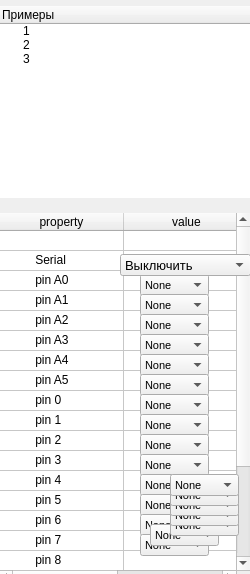
     <widget class="QFrame" name="frame">
      <property name="sizePolicy">
       <sizepolicy hsizetype="Preferred" vsizetype="Preferred">
        <horstretch>0</horstretch>
        <verstretch>0</verstretch>
       </sizepolicy>
      </property>
      <property name="minimumSize">
       <size>
        <width>100</width>
        <height>0</height>
       </size>
      </property>
      <property name="maximumSize">
       <size>
        <width>250</width>
        <height>16777215</height>
       </size>
      </property>
      <property name="styleSheet">
       <string notr="true">QFrame{border-radius: 10px;}</string>
      </property>
      <property name="frameShape">
       <enum>QFrame::StyledPanel</enum>
      </property>
      <property name="frameShadow">
       <enum>QFrame::Raised</enum>
      </property>
      <layout class="QVBoxLayout" name="verticalLayout">
       <property name="leftMargin">
        <number>0</number>
       </property>
       <property name="topMargin">
        <number>6</number>
       </property>
       <property name="rightMargin">
        <number>0</number>
       </property>
       <property name="bottomMargin">
        <number>0</number>
       </property>
       <item>
        <widget class="QTreeWidget" name="treeWidget">
         <property name="styleSheet">
          <string notr="true"/>
         </property>
         <column>
          <property name="text">
           <string>Примеры</string>
          </property>
         </column>
         <item>
          <property name="text">
           <string>1</string>
          </property>
         </item>
         <item>
          <property name="text">
           <string>2</string>
          </property>
         </item>
         <item>
          <property name="text">
           <string>3</string>
          </property>
         </item>
        </widget>
       </item>
       <item>
        <widget class="QFrame" name="frame_4">
         <property name="minimumSize">
          <size>
           <width>0</width>
           <height>370</height>
          </size>
         </property>
         <property name="frameShape">
          <enum>QFrame::StyledPanel</enum>
         </property>
         <property name="frameShadow">
          <enum>QFrame::Raised</enum>
         </property>
         <widget class="QTableWidget" name="tableWidget">
          <property name="geometry">
           <rect>
            <x>-1</x>
            <y>9</y>
            <width>251</width>
            <height>371</height>
           </rect>
          </property>
          <property name="showGrid">
           <bool>true</bool>
          </property>
          <property name="sortingEnabled">
           <bool>false</bool>
          </property>
          <property name="wordWrap">
           <bool>true</bool>
          </property>
          <property name="cornerButtonEnabled">
           <bool>true</bool>
          </property>
          <attribute name="horizontalHeaderDefaultSectionSize">
           <number>125</number>
          </attribute>
          <attribute name="verticalHeaderVisible">
           <bool>false</bool>
          </attribute>
          <attribute name="verticalHeaderCascadingSectionResizes">
           <bool>false</bool>
          </attribute>
          <attribute name="verticalHeaderDefaultSectionSize">
           <number>20</number>
          </attribute>
          <row>
           <property name="text">
            <string/>
           </property>
          </row>
          <row>
           <property name="text">
            <string>Serial</string>
           </property>
          </row>
          <row>
           <property name="text">
            <string>A0</string>
           </property>
          </row>
          <row>
           <property name="text">
            <string>A1</string>
           </property>
          </row>
          <row>
           <property name="text">
            <string>A2</string>
           </property>
          </row>
          <row>
           <property name="text">
            <string>A3</string>
           </property>
          </row>
          <row>
           <property name="text">
            <string>A4</string>
           </property>
          </row>
          <row>
           <property name="text">
            <string>A5</string>
           </property>
          </row>
          <row>
           <property name="text">
            <string>0</string>
           </property>
          </row>
          <row>
           <property name="text">
            <string>1</string>
           </property>
          </row>
          <row>
           <property name="text">
            <string>2</string>
           </property>
          </row>
          <row>
           <property name="text">
            <string>3</string>
           </property>
          </row>
          <row>
           <property name="text">
            <string>4</string>
           </property>
          </row>
          <row>
           <property name="text">
            <string>5</string>
           </property>
          </row>
          <row>
           <property name="text">
            <string>6</string>
           </property>
          </row>
          <row>
           <property name="text">
            <string>7</string>
           </property>
          </row>
          <row>
           <property name="text">
            <string>8</string>
           </property>
          </row>
          <row>
           <property name="text">
            <string>9</string>
           </property>
          </row>
          <row>
           <property name="text">
            <string>10</string>
           </property>
          </row>
          <row>
           <property name="text">
            <string>11</string>
           </property>
          </row>
          <row>
           <property name="text">
            <string>12</string>
           </property>
          </row>
          <row>
           <property name="text">
            <string>13</string>
           </property>
          </row>
          <column>
           <property name="text">
            <string>property</string>
           </property>
          </column>
          <column>
           <property name="text">
            <string>value</string>
           </property>
          </column>
          <item row="0" column="0">
           <property name="text">
            <string/>
           </property>
           <property name="background">
            <brush brushstyle="NoBrush">
             <color alpha="255">
              <red>0</red>
              <green>0</green>
              <blue>0</blue>
             </color>
            </brush>
           </property>
           <property name="foreground">
            <brush brushstyle="NoBrush">
             <color alpha="255">
              <red>0</red>
              <green>0</green>
              <blue>0</blue>
             </color>
            </brush>
           </property>
          </item>
          <item row="1" column="0">
           <property name="text">
            <string>          Serial</string>
           </property>
          </item>
          <item row="1" column="1">
           <property name="text">
            <string/>
           </property>
          </item>
          <item row="2" column="0">
           <property name="text">
            <string>          pin A0</string>
           </property>
          </item>
          <item row="3" column="0">
           <property name="text">
            <string>          pin A1</string>
           </property>
          </item>
          <item row="4" column="0">
           <property name="text">
            <string>          pin A2</string>
           </property>
          </item>
          <item row="5" column="0">
           <property name="text">
            <string>          pin A3</string>
           </property>
          </item>
          <item row="6" column="0">
           <property name="text">
            <string>          pin A4</string>
           </property>
          </item>
          <item row="7" column="0">
           <property name="text">
            <string>          pin A5</string>
           </property>
          </item>
          <item row="8" column="0">
           <property name="text">
            <string>          pin 0</string>
           </property>
          </item>
          <item row="8" column="1">
           <property name="text">
            <string/>
           </property>
          </item>
          <item row="9" column="0">
           <property name="text">
            <string>          pin 1</string>
           </property>
          </item>
          <item row="9" column="1">
           <property name="text">
            <string/>
           </property>
          </item>
          <item row="10" column="0">
           <property name="text">
            <string>          pin 2</string>
           </property>
          </item>
          <item row="11" column="0">
           <property name="text">
            <string>          pin 3</string>
           </property>
          </item>
          <item row="11" column="1">
           <property name="text">
            <string/>
           </property>
          </item>
          <item row="12" column="0">
           <property name="text">
            <string>          pin 4</string>
           </property>
          </item>
          <item row="12" column="1">
           <property name="text">
            <string/>
           </property>
          </item>
          <item row="13" column="0">
           <property name="text">
            <string>          pin 5</string>
           </property>
          </item>
          <item row="13" column="1">
           <property name="text">
            <string/>
           </property>
          </item>
          <item row="14" column="0">
           <property name="text">
            <string>          pin 6</string>
           </property>
          </item>
          <item row="14" column="1">
           <property name="text">
            <string/>
           </property>
          </item>
          <item row="15" column="0">
           <property name="text">
            <string>          pin 7</string>
           </property>
          </item>
          <item row="15" column="1">
           <property name="text">
            <string/>
           </property>
          </item>
          <item row="16" column="0">
           <property name="text">
            <string>          pin 8</string>
           </property>
          </item>
          <item row="16" column="1">
           <property name="text">
            <string/>
           </property>
          </item>
          <item row="17" column="0">
           <property name="text">
            <string>          pin 9</string>
           </property>
          </item>
          <item row="17" column="1">
           <property name="text">
            <string/>
           </property>
          </item>
          <item row="18" column="0">
           <property name="text">
            <string>          pin 10</string>
           </property>
          </item>
          <item row="18" column="1">
           <property name="text">
            <string/>
           </property>
          </item>
          <item row="19" column="0">
           <property name="text">
            <string>          pin 11</string>
           </property>
          </item>
          <item row="19" column="1">
           <property name="text">
            <string/>
           </property>
          </item>
          <item row="20" column="0">
           <property name="text">
            <string>          pin 12</string>
           </property>
          </item>
          <item row="20" column="1">
           <property name="text">
            <string/>
           </property>
          </item>
          <item row="21" column="0">
           <property name="text">
            <string>          pin 13</string>
           </property>
          </item>
         </widget>
         <widget class="QComboBox" name="pinA0">
          <property name="geometry">
           <rect>
            <x>140</x>
            <y>70</y>
            <width>69</width>
            <height>22</height>
           </rect>
          </property>
          <property name="font">
           <font>
            <pointsize>8</pointsize>
           </font>
          </property>
          <item>
           <property name="text">
            <string>None</string>
           </property>
          </item>
          <item>
           <property name="text">
            <string>INPUT</string>
           </property>
          </item>
          <item>
           <property name="text">
            <string>OUTPUT</string>
           </property>
          </item>
         </widget>
         <widget class="QComboBox" name="pinA2">
          <property name="geometry">
           <rect>
            <x>140</x>
            <y>90</y>
            <width>69</width>
            <height>22</height>
           </rect>
          </property>
          <property name="font">
           <font>
            <pointsize>8</pointsize>
           </font>
          </property>
          <item>
           <property name="text">
            <string>None</string>
           </property>
          </item>
          <item>
           <property name="text">
            <string>INPUT</string>
           </property>
          </item>
          <item>
           <property name="text">
            <string>OUTPUT</string>
           </property>
          </item>
         </widget>
         <widget class="QComboBox" name="pinA1">
          <property name="geometry">
           <rect>
            <x>140</x>
            <y>110</y>
            <width>69</width>
            <height>22</height>
           </rect>
          </property>
          <property name="font">
           <font>
            <pointsize>8</pointsize>
           </font>
          </property>
          <item>
           <property name="text">
            <string>None</string>
           </property>
          </item>
          <item>
           <property name="text">
            <string>INPUT</string>
           </property>
          </item>
          <item>
           <property name="text">
            <string>OUTPUT</string>
           </property>
          </item>
         </widget>
         <widget class="QComboBox" name="pinA3">
          <property name="geometry">
           <rect>
            <x>140</x>
            <y>130</y>
            <width>69</width>
            <height>22</height>
           </rect>
          </property>
          <property name="font">
           <font>
            <pointsize>8</pointsize>
           </font>
          </property>
          <item>
           <property name="text">
            <string>None</string>
           </property>
          </item>
          <item>
           <property name="text">
            <string>INPUT</string>
           </property>
          </item>
          <item>
           <property name="text">
            <string>OUTPUT</string>
           </property>
          </item>
         </widget>
         <widget class="QComboBox" name="pinA4">
          <property name="geometry">
           <rect>
            <x>140</x>
            <y>150</y>
            <width>69</width>
            <height>22</height>
           </rect>
          </property>
          <property name="font">
           <font>
            <pointsize>8</pointsize>
           </font>
          </property>
          <item>
           <property name="text">
            <string>None</string>
           </property>
          </item>
          <item>
           <property name="text">
            <string>INPUT</string>
           </property>
          </item>
          <item>
           <property name="text">
            <string>OUTPUT</string>
           </property>
          </item>
         </widget>
         <widget class="QComboBox" name="pinA5">
          <property name="geometry">
           <rect>
            <x>140</x>
            <y>170</y>
            <width>69</width>
            <height>22</height>
           </rect>
          </property>
          <property name="font">
           <font>
            <pointsize>8</pointsize>
           </font>
          </property>
          <item>
           <property name="text">
            <string>None</string>
           </property>
          </item>
          <item>
           <property name="text">
            <string>INPUT</string>
           </property>
          </item>
          <item>
           <property name="text">
            <string>OUTPUT</string>
           </property>
          </item>
         </widget>
         <widget class="QComboBox" name="bod">
          <property name="geometry">
           <rect>
            <x>120</x>
            <y>50</y>
            <width>131</width>
            <height>22</height>
           </rect>
          </property>
          <property name="font">
           <font>
            <pointsize>10</pointsize>
           </font>
          </property>
          <item>
           <property name="text">
            <string>Выключить</string>
           </property>
          </item>
          <item>
           <property name="text">
            <string>300</string>
           </property>
          </item>
          <item>
           <property name="text">
            <string>1200</string>
           </property>
          </item>
          <item>
           <property name="text">
            <string>2400</string>
           </property>
          </item>
          <item>
           <property name="text">
            <string>4800</string>
           </property>
          </item>
          <item>
           <property name="text">
            <string>9600 </string>
           </property>
          </item>
          <item>
           <property name="text">
            <string>19200</string>
           </property>
          </item>
          <item>
           <property name="text">
            <string>38400</string>
           </property>
          </item>
          <item>
           <property name="text">
            <string>57600</string>
           </property>
          </item>
          <item>
           <property name="text">
            <string>115200 </string>
           </property>
          </item>
          <item>
           <property name="text">
            <string>230400</string>
           </property>
          </item>
          <item>
           <property name="text">
            <string>250000</string>
           </property>
          </item>
          <item>
           <property name="text">
            <string>500000</string>
           </property>
          </item>
          <item>
           <property name="text">
            <string>1000000</string>
           </property>
          </item>
          <item>
           <property name="text">
            <string>2000000</string>
           </property>
          </item>
         </widget>
         <widget class="QComboBox" name="pinP0">
          <property name="geometry">
           <rect>
            <x>140</x>
            <y>190</y>
            <width>69</width>
            <height>22</height>
           </rect>
          </property>
          <property name="font">
           <font>
            <pointsize>8</pointsize>
           </font>
          </property>
          <item>
           <property name="text">
            <string>None</string>
           </property>
          </item>
          <item>
           <property name="text">
            <string>INPUT</string>
           </property>
          </item>
          <item>
           <property name="text">
            <string>OUTPUT</string>
           </property>
          </item>
         </widget>
         <widget class="QComboBox" name="pinP1">
          <property name="geometry">
           <rect>
            <x>140</x>
            <y>210</y>
            <width>69</width>
            <height>22</height>
           </rect>
          </property>
          <property name="font">
           <font>
            <pointsize>8</pointsize>
           </font>
          </property>
          <item>
           <property name="text">
            <string>None</string>
           </property>
          </item>
          <item>
           <property name="text">
            <string>INPUT</string>
           </property>
          </item>
          <item>
           <property name="text">
            <string>OUTPUT</string>
           </property>
          </item>
         </widget>
         <widget class="QComboBox" name="pinP2">
          <property name="geometry">
           <rect>
            <x>140</x>
            <y>230</y>
            <width>69</width>
            <height>22</height>
           </rect>
          </property>
          <property name="font">
           <font>
            <pointsize>8</pointsize>
           </font>
          </property>
          <item>
           <property name="text">
            <string>None</string>
           </property>
          </item>
          <item>
           <property name="text">
            <string>INPUT</string>
           </property>
          </item>
          <item>
           <property name="text">
            <string>OUTPUT</string>
           </property>
          </item>
         </widget>
         <widget class="QComboBox" name="pinP3">
          <property name="geometry">
           <rect>
            <x>140</x>
            <y>250</y>
            <width>69</width>
            <height>22</height>
           </rect>
          </property>
          <property name="font">
           <font>
            <pointsize>8</pointsize>
           </font>
          </property>
          <item>
           <property name="text">
            <string>None</string>
           </property>
          </item>
          <item>
           <property name="text">
            <string>INPUT</string>
           </property>
          </item>
          <item>
           <property name="text">
            <string>OUTPUT</string>
           </property>
          </item>
         </widget>
         <widget class="QComboBox" name="pinP4">
          <property name="geometry">
           <rect>
            <x>140</x>
            <y>270</y>
            <width>69</width>
            <height>22</height>
           </rect>
          </property>
          <property name="font">
           <font>
            <pointsize>8</pointsize>
           </font>
          </property>
          <item>
           <property name="text">
            <string>None</string>
           </property>
          </item>
          <item>
           <property name="text">
            <string>INPUT</string>
           </property>
          </item>
          <item>
           <property name="text">
            <string>OUTPUT</string>
           </property>
          </item>
         </widget>
         <widget class="QComboBox" name="pinP5">
          <property name="geometry">
           <rect>
            <x>140</x>
            <y>290</y>
            <width>69</width>
            <height>22</height>
           </rect>
          </property>
          <property name="font">
           <font>
            <pointsize>8</pointsize>
           </font>
          </property>
          <item>
           <property name="text">
            <string>None</string>
           </property>
          </item>
          <item>
           <property name="text">
            <string>INPUT</string>
           </property>
          </item>
          <item>
           <property name="text">
            <string>OUTPUT</string>
           </property>
          </item>
         </widget>
         <widget class="QComboBox" name="pinP6">
          <property name="geometry">
           <rect>
            <x>140</x>
            <y>310</y>
            <width>69</width>
            <height>22</height>
           </rect>
          </property>
          <property name="font">
           <font>
            <pointsize>8</pointsize>
           </font>
          </property>
          <item>
           <property name="text">
            <string>None</string>
           </property>
          </item>
          <item>
           <property name="text">
            <string>INPUT</string>
           </property>
          </item>
          <item>
           <property name="text">
            <string>OUTPUT</string>
           </property>
          </item>
         </widget>
         <widget class="QComboBox" name="pinP7">
          <property name="geometry">
           <rect>
            <x>140</x>
            <y>330</y>
            <width>69</width>
            <height>22</height>
           </rect>
          </property>
          <property name="font">
           <font>
            <pointsize>8</pointsize>
           </font>
          </property>
          <item>
           <property name="text">
            <string>None</string>
           </property>
          </item>
          <item>
           <property name="text">
            <string>INPUT</string>
           </property>
          </item>
          <item>
           <property name="text">
            <string>OUTPUT</string>
           </property>
          </item>
         </widget>
         <widget class="QComboBox" name="pinP8">
          <property name="geometry">
           <rect>
            <x>150</x>
            <y>320</y>
            <width>69</width>
            <height>22</height>
           </rect>
          </property>
          <property name="font">
           <font>
            <pointsize>8</pointsize>
           </font>
          </property>
          <item>
           <property name="text">
            <string>None</string>
           </property>
          </item>
          <item>
           <property name="text">
            <string>INPUT</string>
           </property>
          </item>
          <item>
           <property name="text">
            <string>OUTPUT</string>
           </property>
          </item>
         </widget>
         <widget class="QComboBox" name="pinP9">
          <property name="geometry">
           <rect>
            <x>170</x>
            <y>310</y>
            <width>69</width>
            <height>22</height>
           </rect>
          </property>
          <property name="font">
           <font>
            <pointsize>8</pointsize>
           </font>
          </property>
          <item>
           <property name="text">
            <string>None</string>
           </property>
          </item>
          <item>
           <property name="text">
            <string>INPUT</string>
           </property>
          </item>
          <item>
           <property name="text">
            <string>OUTPUT</string>
           </property>
          </item>
         </widget>
         <widget class="QComboBox" name="pinP10">
          <property name="geometry">
           <rect>
            <x>170</x>
            <y>300</y>
            <width>69</width>
            <height>22</height>
           </rect>
          </property>
          <property name="font">
           <font>
            <pointsize>8</pointsize>
           </font>
          </property>
          <item>
           <property name="text">
            <string>None</string>
           </property>
          </item>
          <item>
           <property name="text">
            <string>INPUT</string>
           </property>
          </item>
          <item>
           <property name="text">
            <string>OUTPUT</string>
           </property>
          </item>
         </widget>
         <widget class="QComboBox" name="pinP11">
          <property name="geometry">
           <rect>
            <x>170</x>
            <y>290</y>
            <width>69</width>
            <height>22</height>
           </rect>
          </property>
          <property name="font">
           <font>
            <pointsize>8</pointsize>
           </font>
          </property>
          <item>
           <property name="text">
            <string>None</string>
           </property>
          </item>
          <item>
           <property name="text">
            <string>INPUT</string>
           </property>
          </item>
          <item>
           <property name="text">
            <string>OUTPUT</string>
           </property>
          </item>
         </widget>
         <widget class="QComboBox" name="pinP12">
          <property name="geometry">
           <rect>
            <x>170</x>
            <y>280</y>
            <width>69</width>
            <height>22</height>
           </rect>
          </property>
          <property name="font">
           <font>
            <pointsize>8</pointsize>
           </font>
          </property>
          <item>
           <property name="text">
            <string>None</string>
           </property>
          </item>
          <item>
           <property name="text">
            <string>INPUT</string>
           </property>
          </item>
          <item>
           <property name="text">
            <string>OUTPUT</string>
           </property>
          </item>
         </widget>
         <widget class="QComboBox" name="pinP13">
          <property name="geometry">
           <rect>
            <x>170</x>
            <y>270</y>
            <width>69</width>
            <height>22</height>
           </rect>
          </property>
          <property name="font">
           <font>
            <pointsize>8</pointsize>
           </font>
          </property>
          <item>
           <property name="text">
            <string>None</string>
           </property>
          </item>
          <item>
           <property name="text">
            <string>INPUT</string>
           </property>
          </item>
          <item>
           <property name="text">
            <string>OUTPUT</string>
           </property>
          </item>
         </widget>
        </widget>
       </item>
      </layout>
     </widget>
